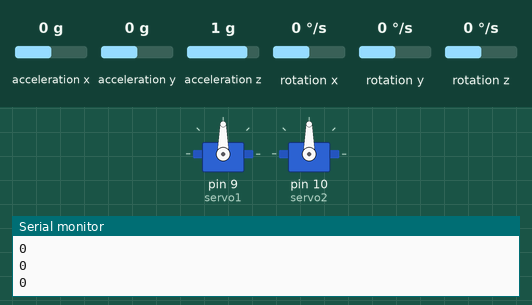
Recording of a sketch running on a simulated Arduino Uno, built with avr-gcc and run on an emulated ATmega328P. Parts: 2 × servo, the last lines printed to the serial monitor. The inputs (shaded band) are chosen by the test bench; at power-on: acceleration y 0 g, acceleration x 0 g, acceleration z 1 g, rotation x 0 °/s, rotation y 0 °/s, rotation z 0 °/s.

Above: at 9.2 s.
9.3 s: acceleration y set to -0.8 g
At 10.0 s:
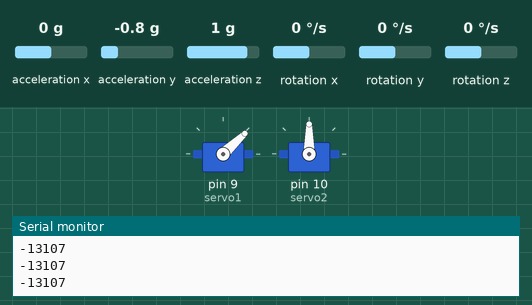
10.8 s: acceleration y set to 0.8 g
At 12.0 s:
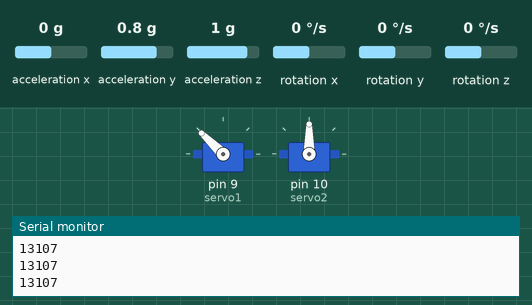
12.3 s: acceleration y set to 0 g
At 13.1 s:
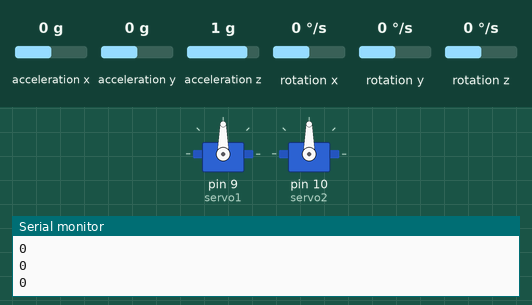
Timing chart, 0 to 15.3 s (numbered marks = the images above; inputs shaded):
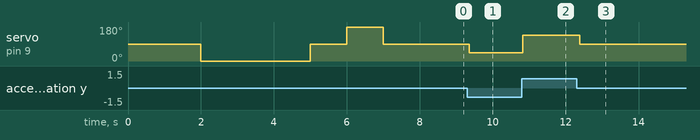

Measured:
- after the input at 9.3 s, servo on pin 9 (servo1): 90° → 43° after 0.06 s
- after the input at 10.8 s, servo on pin 9 (servo1): 43° → 136° at once
- after the input at 12.3 s, servo on pin 9 (servo1): 136° → 90° after 0.08 s

The sketch:

sketch_jun26a.ino
```cpp
#include "Wire.h"
#include "I2Cdev.h"
#include "MPU6050.h"
#include "Servo.h"

MPU6050 mpu;
int16_t ax, ay, az;
int16_t gx, gy, gz;
Servo servo1;
Servo servo2;

int val1;
int val2;
int prevVal1;
int prevVal2;

void setup()
{
Wire.begin();
Serial.begin(38400);
Serial.println("Initialize MPU");
mpu.initialize();
Serial.println(mpu.testConnection() ? "Connected" : "Connection failed");
servo1.attach(9);
servo2.attach(10);
delay(1000);
servo1.write(90);
delay(1000);
servo1.write(0);
delay(3000);
servo1.write(90);
delay(1000);
servo1.write(179);
delay(1000);
servo1.write(90);
delay(1000);
}

void loop()
{
mpu.getMotion6(&ax, &ay, &az, &gx, &gy, &gz);
val1 = map(ay, -17000, 17000, 30, 150);
if (val1 != prevVal1)
{
servo1.write(val1);
prevVal1 = val1;
}
Serial.println(ay);
delay(100);
}
```
